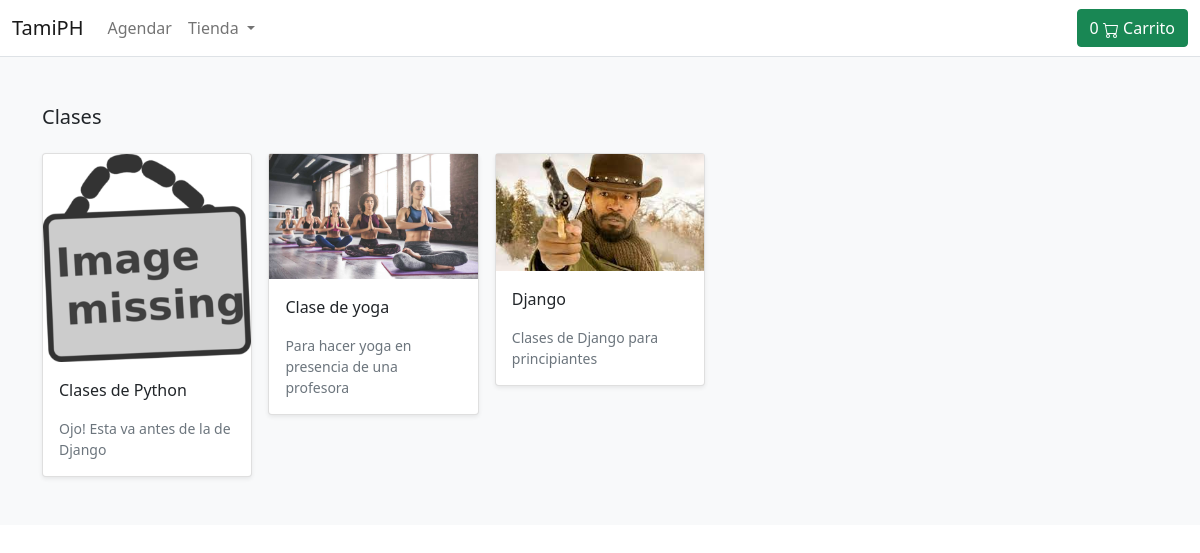
/tienda/clases/, run on the app's committed database.
### store/models.py (models this page shows, shortened)
class Category(models.Model):
    name = models.CharField(max_length=255, db_index=True)
    slug = models.SlugField(max_length=255, unique=True)
    class Meta:
        verbose_name_plural = 'categories'
    def get_absolute_url(self):
        return reverse('store:category_detail', args=[self.slug])

class Product(models.Model):
    category = models.ForeignKey(Category, related_name='category', on_delete=models.CASCADE)
    created_by = models.ForeignKey(User, related_name='product_creator', on_delete=models.CASCADE)
    name = models.CharField(max_length=255, unique=True)
    desc = models.TextField(blank=True)
    image = models.ImageField(upload_to='images/', default='images/default.jpeg')
    slug = models.SlugField(max_length=255, unique=True)
    price = models.IntegerField()
    in_stock = models.BooleanField(default=True)
    active = models.BooleanField(default=False)
    created_at = models.DateTimeField(auto_now_add=True)
    updated_at = models.DateTimeField(auto_now=True)
    objects = models.Manager()
    products = ProductManager()
    class Meta:
        verbose_name_plural = 'Products'
        ordering = ('-created_at',)
    def get_absolute_url(self):
        return reverse('store:product_detail', args=[self.slug])

### store/views.py (the view)
# urls.py: path('tienda/<slug:slug>/', views.category_detail, name='category_detail'),
def category_detail(request, slug):
    category = get_object_or_404(Category, slug=slug)
    products = Product.objects.filter(category=category, active=True)
    return render(request, 'store/products/category.html', {'category': category, 'products': products})

### basket/basket.py (called while the page is built)
    def __len__(self):
        return sum(item['product_qty'] for item in self.basket.values())

### store/context_processors.py (called while the page is built)
def categories(request):
    return {
        'categories': Category.objects.all()
        }

### templates/store/products/category.html (shortened to what this page needs)
{% extends "../base.html" %}
{% block content %}
	<div class="album py-5 bg-light">
	    <div class="container">
		  <div class="pb-3 h5">{{ category.name|title }}</div>
	      <div class="row row-cols-1 row-cols-sm-2 row-cols-md-5 g-3">
	        {% for product in products %}
	        <div class="col">
	          <div class="card shadow-sm">
	            <img class="img-fluid" alt="Responsive image" src="{{ product.image.url }}">
	            <div class="card-body">
	              <p class="card-text">
	                <a class="text-dark text-decoration-none" href={{ product.get_absolute_url }}>{{ product.name }}</a>
	              </p>
	              <div class="d-flex justify-content-between align-items-center">
	                <small class="text-muted" href="#">{{ product.desc }}</small>
	              </div>
	            </div>
	          </div>
	        </div>
	        {% endfor %}
	      </div>
	    </div>
	  </div>
{% endblock %}

### data on the page
Category: name "Clases"
Product: image (placeholder picture), name "Clases de Python", desc "Ojo! Esta va antes de la de Django"
Product: image (picture), name "Clase de yoga", desc "Para hacer yoga en presencia de una profesora"
Product: image (picture), name "Django", desc "Clases de Django para principiantes"
